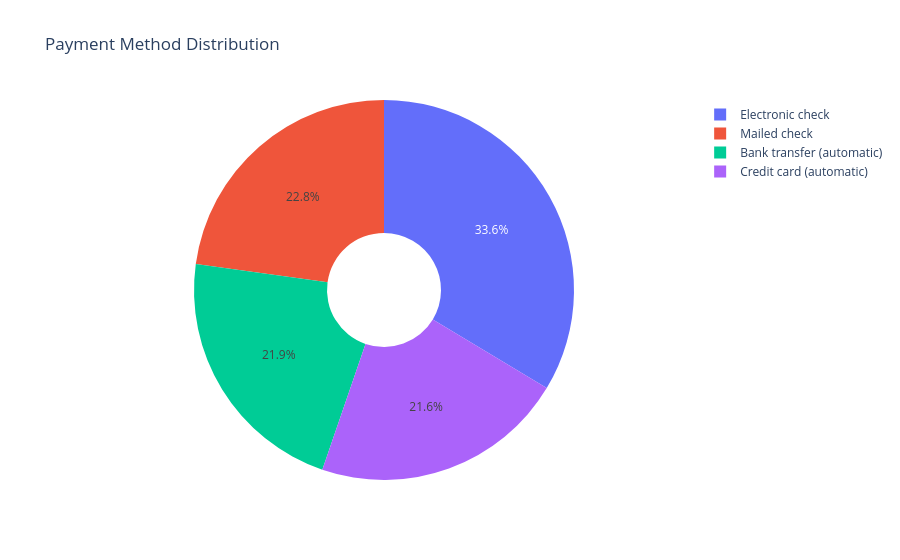

The code cell stored with this chart in its notebook:
### Code cell
labels = df['PaymentMethod'].unique()
values = df["PaymentMethod"].value_counts()

fig = go.Figure(data=[go.Pie(labels=labels, values=values, hole=.3)])
fig.update_layout(title_text="Payment Method Distribution")
fig.show()

### Figure 1 — Plotly figure (JSON) as saved in the notebook; plotly's stock layout.template omitted (floating-point values rounded to 4 significant figures)
{"data": [{"hole": 0.3, "labels": ["Electronic check", "Mailed check", "Bank transfer (automatic)", "Credit card (automatic)"], "type": "pie", "values": [2365, 1604, 1542, 1521]}], "layout": {"title": {"text": "Payment Method Distribution"}}}
